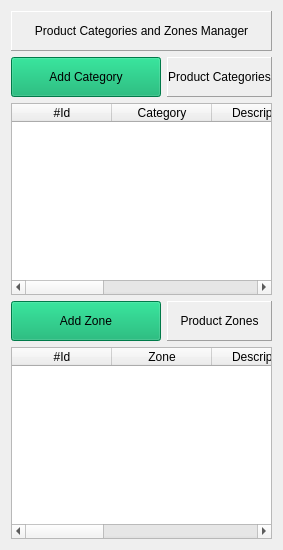
        <widget class="QWidget" name="prd06_cat_zone">
         <layout class="QVBoxLayout" name="verticalLayout_8">
          <item>
           <widget class="QLabel" name="label_156">
            <property name="minimumSize">
             <size>
              <width>0</width>
              <height>40</height>
             </size>
            </property>
            <property name="styleSheet">
             <string notr="true"/>
            </property>
            <property name="frameShape">
             <enum>QFrame::Panel</enum>
            </property>
            <property name="frameShadow">
             <enum>QFrame::Raised</enum>
            </property>
            <property name="text">
             <string>Product Categories and Zones Manager</string>
            </property>
            <property name="alignment">
             <set>Qt::AlignCenter</set>
            </property>
           </widget>
          </item>
          <item>
           <layout class="QHBoxLayout" name="horizontalLayout_20">
            <item>
             <widget class="QPushButton" name="btn_add_product_category">
              <property name="minimumSize">
               <size>
                <width>150</width>
                <height>40</height>
               </size>
              </property>
              <property name="maximumSize">
               <size>
                <width>150</width>
                <height>40</height>
               </size>
              </property>
              <property name="styleSheet">
               <string notr="true">background-color: #00AB66;</string>
              </property>
              <property name="text">
               <string>Add Category</string>
              </property>
              <property name="icon">
               <iconset>
                <normaloff>:/finishing/add.png</normaloff>:/finishing/add.png</iconset>
              </property>
              <property name="iconSize">
               <size>
                <width>32</width>
                <height>32</height>
               </size>
              </property>
             </widget>
            </item>
            <item>
             <widget class="QLabel" name="label_154">
              <property name="minimumSize">
               <size>
                <width>0</width>
                <height>40</height>
               </size>
              </property>
              <property name="styleSheet">
               <string notr="true"/>
              </property>
              <property name="frameShape">
               <enum>QFrame::Panel</enum>
              </property>
              <property name="frameShadow">
               <enum>QFrame::Raised</enum>
              </property>
              <property name="text">
               <string>Product Categories</string>
              </property>
              <property name="alignment">
               <set>Qt::AlignCenter</set>
              </property>
             </widget>
            </item>
           </layout>
          </item>
          <item>
           <widget class="QTableWidget" name="tw_product_categories">
            <column>
             <property name="text">
              <string>#Id</string>
             </property>
            </column>
            <column>
             <property name="text">
              <string>Category</string>
             </property>
            </column>
            <column>
             <property name="text">
              <string>Description</string>
             </property>
            </column>
            <column>
             <property name="text">
              <string>Modified On</string>
             </property>
            </column>
            <column>
             <property name="text">
              <string>Modified By</string>
             </property>
            </column>
            <column>
             <property name="text">
              <string>View/Edit</string>
             </property>
            </column>
           </widget>
          </item>
          <item>
           <layout class="QHBoxLayout" name="horizontalLayout_21">
            <item>
             <widget class="QPushButton" name="btn_add_product_zone">
              <property name="minimumSize">
               <size>
                <width>150</width>
                <height>40</height>
               </size>
              </property>
              <property name="maximumSize">
               <size>
                <width>150</width>
                <height>40</height>
               </size>
              </property>
              <property name="styleSheet">
               <string notr="true">background-color: #00AB66;</string>
              </property>
              <property name="text">
               <string>Add Zone</string>
              </property>
              <property name="icon">
               <iconset>
                <normaloff>:/finishing/add.png</normaloff>:/finishing/add.png</iconset>
              </property>
              <property name="iconSize">
               <size>
                <width>32</width>
                <height>32</height>
               </size>
              </property>
             </widget>
            </item>
            <item>
             <widget class="QLabel" name="label_157">
              <property name="minimumSize">
               <size>
                <width>0</width>
                <height>40</height>
               </size>
              </property>
              <property name="styleSheet">
               <string notr="true"/>
              </property>
              <property name="frameShape">
               <enum>QFrame::Panel</enum>
              </property>
              <property name="frameShadow">
               <enum>QFrame::Raised</enum>
              </property>
              <property name="text">
               <string>Product Zones</string>
              </property>
              <property name="alignment">
               <set>Qt::AlignCenter</set>
              </property>
             </widget>
            </item>
           </layout>
          </item>
          <item>
           <widget class="QTableWidget" name="tw_product_zones">
            <column>
             <property name="text">
              <string>#Id</string>
             </property>
            </column>
            <column>
             <property name="text">
              <string>Zone</string>
             </property>
            </column>
            <column>
             <property name="text">
              <string>Description</string>
             </property>
            </column>
            <column>
             <property name="text">
              <string>Modified On</string>
             </property>
            </column>
            <column>
             <property name="text">
              <string>Modified By</string>
             </property>
            </column>
            <column>
             <property name="text">
              <string>View/Edit</string>
             </property>
            </column>
           </widget>
          </item>
         </layout>
        </widget>
